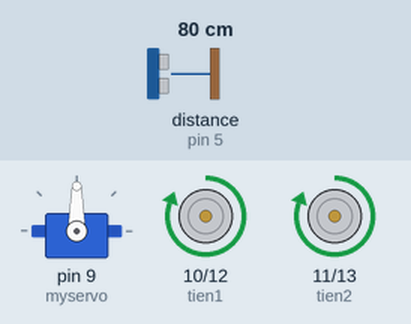
Recording of a sketch running on a simulated Arduino Uno, built with avr-gcc and run on an emulated ATmega328P. Parts: servo, motor-driver pin pairs drawn as motors (green arrow = first pin HIGH = forward, orange = second pin HIGH = backward, longer = more drive). Wiring (inferred from the names in the program): ultrasonic range finder: trigger pin 6; echo pin 5. The inputs (shaded band) are chosen by the test bench; at power-on: distance to the obstacle (sensor on pin 5) 80 cm. The echo pulse lasts 58.3 µs per cm; what the sketch prints to the serial monitor is not drawn.

Above: at 1.2 s.
1.3 s: distance to the obstacle (sensor on pin 5) set to 65 cm
4.3 s: distance to the obstacle (sensor on pin 5) set to 57 cm
At 5.0 s:
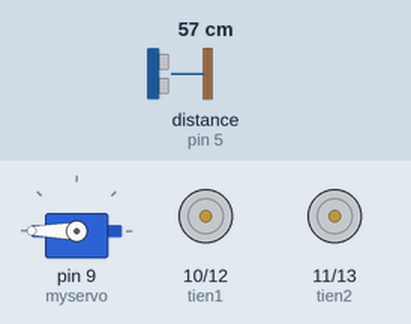
7.3 s: distance to the obstacle (sensor on pin 5) set to 32 cm
9.5 s: distance to the obstacle (sensor on pin 5) set to 27 cm
At 11.1 s:
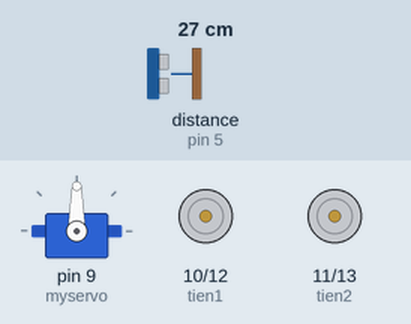
12.2 s: distance to the obstacle (sensor on pin 5) set to 35 cm
At 13.0 s:
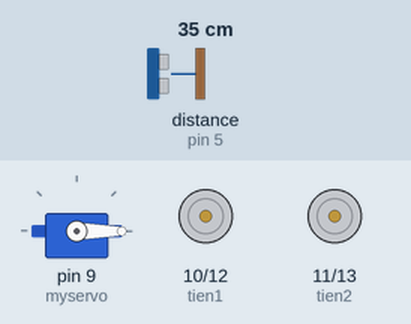
13.7 s: distance to the obstacle (sensor on pin 5) set to 250 cm
At 16.2 s:
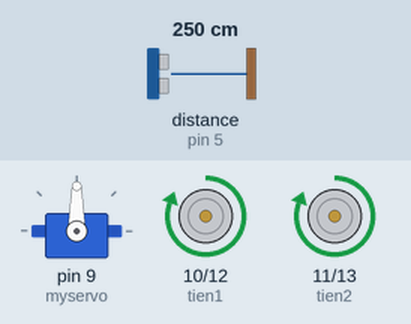
Timing chart, 0 to 17.7 s (numbered marks = the images above; inputs shaded):
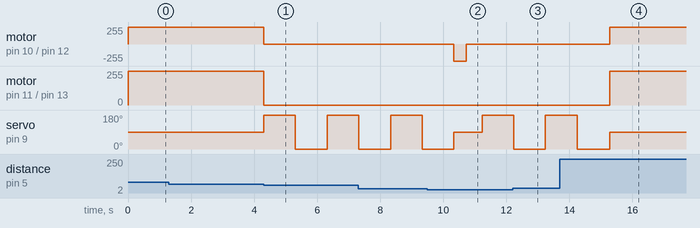

The sketch:

xe_tranh_vat_can_Arduino.ino
```cpp
#include <Servo.h>
Servo myservo;  // create servo object to control a servo
int pos = 0;    // variable to store the servo position
const int trig = 6;     // chân trig của SRF-05.
const int echo = 5;     // chân echo của SRF-05.
int tien1=10;           // chân IN - A của Module L298.
int tien2=11;           // chân IN - C của Module L298.
int lui1=12;            // chân IN - D của Module L298.
int lui2=13;            // chân IN - B của Module L298.
int dongcoservo=9;      // chân Orange của Servo.
int gioihan = 60;
int i;
unsigned long thoigian; // biến đo thời gian
int khoangcach;           // biến lưu khoảng cách
int khoangcachtrai,khoangcachphai;
void dokhoangcach();
void dithang(int duongdi);
void disangtrai();
void disangphai();
void dilui();
void resetdongco();
void quaycbsangphai();
void quaycbsangtrai();
void tiensangtrai();
void tiensangphai();
void tudong();
void setup() {
    myservo.attach(9);  // attaches the servo on pin 9 to the servo object
    pinMode(trig,OUTPUT);   // chân trig sẽ phát tín hiệu
    pinMode(echo,INPUT);    // chân echo sẽ nhận tín hiệu
    pinMode(tien1,OUTPUT);
    pinMode(tien2,OUTPUT);
    pinMode(lui1,OUTPUT);
    pinMode(lui2,OUTPUT);
    digitalWrite(tien1,LOW);
    digitalWrite(tien2,LOW);
    digitalWrite(lui1,LOW);
    digitalWrite(lui1,LOW);
    myservo.write(90);
    Serial.begin(9600);
}
void loop()
{
    tudong();
}
void dithang()
{
        digitalWrite(tien1,HIGH);
        digitalWrite(tien2,HIGH);
        Serial.println("đi thẳng");
}
void tiensangtrai()
{
  digitalWrite(tien1,HIGH);
    delay(200);
  digitalWrite(tien1,LOW);
}
void tiensangphai()
{
   digitalWrite(tien2,HIGH);
    delay(200);
  digitalWrite(tien2,LOW);
}
void disangtrai()
{
  resetdongco();
  digitalWrite(lui1,HIGH);
  delay(400);
  digitalWrite(lui1,LOW);
  Serial.println("trái");
}
void disangphai()
{
   resetdongco();
  digitalWrite(lui2,HIGH);
  delay(400);
  digitalWrite(lui2,LOW);
  Serial.println("phải");
}

void dilui()
{
  resetdongco();
  for(i=0;i<20;i++)
        digitalWrite(lui1,HIGH);
        digitalWrite(lui2,HIGH);
        delay(1500);
    digitalWrite(lui1,LOW);
    digitalWrite(lui2,LOW);
    Serial.println("lùi");
}
void resetdongco()
{
  digitalWrite(tien1,LOW);
  digitalWrite(tien2,LOW);
  digitalWrite(lui1,LOW);
  digitalWrite(lui2,LOW);
}
void dokhoangcach()
{
    digitalWrite(trig,0);   // tắt chân trig
    delayMicroseconds(2);
    digitalWrite(trig,1);   // phát xung từ chân trig
    delayMicroseconds(10);   // xung có độ dài 5 microSeconds
    digitalWrite(trig,0);   // tắt chân trig
    thoigian = pulseIn(echo,HIGH);
    khoangcach = int(thoigian/2/29.412);
}
void quaycbsangtrai()
{
    myservo.write(180);              // tell servo to go to position in variable 'pos'
    delay(1000);
    dokhoangcach();
    myservo.write(90);              // tell servo to go to position in variable 'pos'
}
void quaycbsangphai()
{
    myservo.write(0);              // tell servo to go to position in variable 'pos'
    delay(1000);
    dokhoangcach();
    myservo.write(90);              // tell servo to go to position in variable 'pos'
}
void resetservo()
{
   myservo.write(90);
}
void tudong()
{
  khoangcach=0;
    dokhoangcach();
       if(khoangcach>gioihan||khoangcach==0)
        {
          dithang();
        }
    else
    {
      resetdongco();
      quaycbsangtrai();
      khoangcachtrai=khoangcach;
      quaycbsangphai();
      khoangcachphai=khoangcach;
      if(khoangcachphai<30&&khoangcachtrai<30){
        dilui();
      }
      else
      {
        if(khoangcachphai>khoangcachtrai)
        {
          disangphai();
          delay(500);
        }
        if(khoangcachphai<khoangcachtrai)
        {
          disangtrai();
          delay(500);
        }
      }
    }
}
```

Measured:
- the behaviour switches between 62 and 61 cm on distance to the obstacle (sensor on pin 5) (found by bisection; images 0 and 1)
- the behaviour switches between 31 and 30 cm on distance to the obstacle (sensor on pin 5) (found by bisection; images 1 and 2)
- after the input at 1.3 s, every drawn part: stays the same
- after the input at 4.3 s, motor on pin 10 (tien1) / pin 12 (lui1), motor on pin 11 (tien2) / pin 13 (lui2): forward 255/255 → stopped at once; servo on pin 9 (myservo): 90° → 180° at once, → 0° 1.0 s later, → 180° 1.0 s later
- after the input at 9.5 s, motor on pin 10 (tien1) / pin 12 (lui1): stopped → backward 255/255 after 0.83 s, → stopped 0.40 s later
- after the input at 12.2 s, motor on pin 10 (tien1) / pin 12 (lui1), motor on pin 11 (tien2) / pin 13 (lui2): stays stopped (without the input it goes to backward 255/255 after 1.0 s)
- after the input at 13.7 s, motor on pin 10 (tien1) / pin 12 (lui1), motor on pin 11 (tien2) / pin 13 (lui2): stopped → forward 255/255 after 1.6 s
